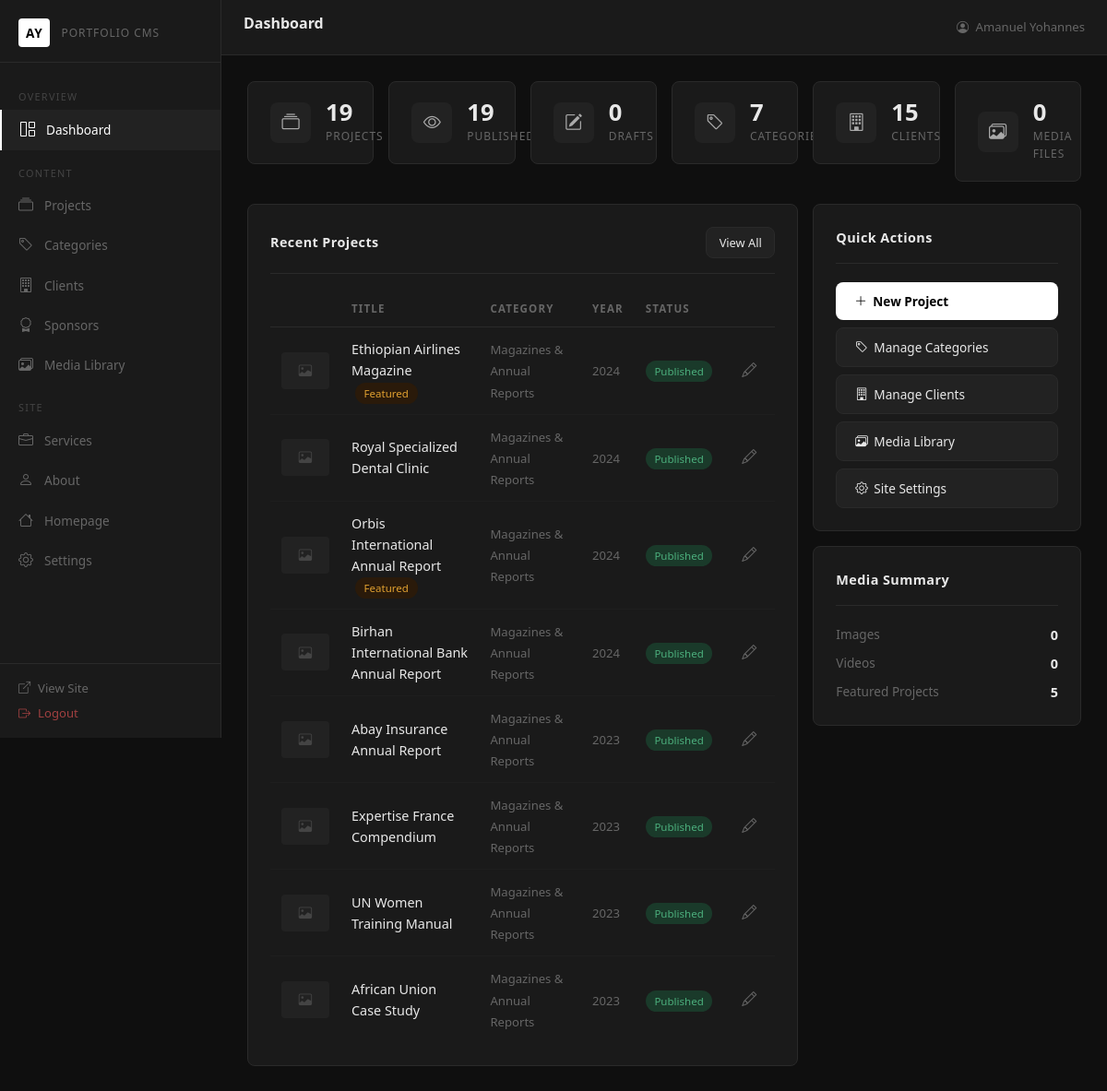
Page /admin/dashboard.php (signed in) on the committed database.
### tables this page shows
CREATE TABLE `projects` (
  `id` int(11) NOT NULL AUTO_INCREMENT,
  `category_id` int(11) DEFAULT NULL,
  `client_id` int(11) DEFAULT NULL,
  `title` varchar(200) NOT NULL,
  `slug` varchar(220) NOT NULL,
  `short_description` varchar(300) DEFAULT NULL,
  `description` text DEFAULT NULL,
  `year` year DEFAULT NULL,
  `cover_image` varchar(255) DEFAULT NULL,
  `featured` tinyint(1) NOT NULL DEFAULT 0,
  `status` enum('published','draft') NOT NULL DEFAULT 'draft',
  `display_order` int(11) NOT NULL DEFAULT 0,
  `created_at` datetime NOT NULL DEFAULT CURRENT_TIMESTAMP,
  `updated_at` datetime NOT NULL DEFAULT CURRENT_TIMESTAMP ON UPDATE CURRENT_TIMESTAMP,
  PRIMARY KEY (`id`),
  UNIQUE KEY `slug` (`slug`),
  KEY `category_id` (`category_id`),
  KEY `client_id` (`client_id`),
  CONSTRAINT `fk_project_category` FOREIGN KEY (`category_id`) REFERENCES `categories` (`id`) ON DELETE SET NULL,
  CONSTRAINT `fk_project_client` FOREIGN KEY (`client_id`) REFERENCES `clients` (`id`) ON DELETE SET NULL
);

CREATE TABLE `categories` (
  `id` int(11) NOT NULL AUTO_INCREMENT,
  `name` varchar(100) NOT NULL,
  `slug` varchar(120) NOT NULL,
  `display_order` int(11) NOT NULL DEFAULT 0,
  `created_at` datetime NOT NULL DEFAULT CURRENT_TIMESTAMP,
  PRIMARY KEY (`id`),
  UNIQUE KEY `slug` (`slug`)
);

### includes/functions.php (called while the page is built, shortened)
<?php
function e(string $s): string {
    return htmlspecialchars($s, ENT_QUOTES | ENT_SUBSTITUTE, 'UTF-8');
}

### admin/dashboard.php (the view, shortened to what this page needs)
<?php
$db = db();
$stats = [
    'total_projects'     => $db->query('SELECT COUNT(*) FROM projects')->fetchColumn(),
    'published_projects' => $db->query('SELECT COUNT(*) FROM projects WHERE status="published"')->fetchColumn(),
    'draft_projects'     => $db->query('SELECT COUNT(*) FROM projects WHERE status="draft"')->fetchColumn(),
    'featured_projects'  => $db->query('SELECT COUNT(*) FROM projects WHERE featured=1 AND status="published"')->fetchColumn(),
    'categories'         => $db->query('SELECT COUNT(*) FROM categories')->fetchColumn(),
    'clients'            => $db->query('SELECT COUNT(*) FROM clients WHERE status="active"')->fetchColumn(),
    'total_media'        => $db->query('SELECT COUNT(*) FROM media')->fetchColumn(),
    'images'             => $db->query('SELECT COUNT(*) FROM media WHERE type="image"')->fetchColumn(),
    'videos'             => $db->query('SELECT COUNT(*) FROM media WHERE type="video"')->fetchColumn(),
];
$recentProjects = $db->query(
    'SELECT p.*, c.name AS category_name FROM projects p
     LEFT JOIN categories c ON p.category_id = c.id
     ORDER BY p.created_at DESC LIMIT 8'
)->fetchAll();
include __DIR__ . '/includes/header.php';
?>
<div class="row g-3 mb-4">
    <div class="col-6 col-md-4 col-lg-2">
        <div class="stat-card">
            <div class="stat-icon"><i class="bi bi-collection"></i></div>
            <div>
                <div class="stat-value"><?= $stats['total_projects'] ?></div>
                <div class="stat-label">Projects</div>
            </div>
        </div>
    </div>
    <div class="col-6 col-md-4 col-lg-2">
        <div class="stat-card">
            <div class="stat-icon"><i class="bi bi-eye"></i></div>
            <div>
                <div class="stat-value"><?= $stats['published_projects'] ?></div>
                <div class="stat-label">Published</div>
            </div>
        </div>
    </div>
    <div class="col-6 col-md-4 col-lg-2">
        <div class="stat-card">
            <div class="stat-icon"><i class="bi bi-pencil-square"></i></div>
            <div>
                <div class="stat-value"><?= $stats['draft_projects'] ?></div>
                <div class="stat-label">Drafts</div>
            </div>
        </div>
    </div>
    <div class="col-6 col-md-4 col-lg-2">
        <div class="stat-card">
            <div class="stat-icon"><i class="bi bi-tag"></i></div>
            <div>
                <div class="stat-value"><?= $stats['categories'] ?></div>
                <div class="stat-label">Categories</div>
            </div>
        </div>
    </div>
    <div class="col-6 col-md-4 col-lg-2">
        <div class="stat-card">
            <div class="stat-icon"><i class="bi bi-building"></i></div>
            <div>
                <div class="stat-value"><?= $stats['clients'] ?></div>
                <div class="stat-label">Clients</div>
            </div>
        </div>
    </div>
    <div class="col-6 col-md-4 col-lg-2">
        <div class="stat-card">
            <div class="stat-icon"><i class="bi bi-images"></i></div>
            <div>
                <div class="stat-value"><?= $stats['total_media'] ?></div>
                <div class="stat-label">Media Files</div>
            </div>
        </div>
    </div>
</div>
<div class="row g-3">
    <div class="col-lg-8">
        <div class="admin-card">
            <div class="admin-card-header">
                <span class="admin-card-title">Recent Projects</span>
                <a href="<?= BASE_URL ?>/admin/projects.php" class="btn-admin-secondary" style="padding:0.35rem 0.85rem;font-size:0.8rem;">View All</a>
            </div>
            <div class="d-none d-md-block">
            <table class="admin-table">
                <thead>
                    <tr>
                        <th></th>
                        <th>Title</th>
                        <th>Category</th>
                        <th>Year</th>
                        <th>Status</th>
                        <th></th>
                    </tr>
                </thead>
                <tbody>
                <?php foreach ($recentProjects as $p): ?>
                <tr>
                    <td>
                        <?php if ($p['cover_image']): ?>
                        <img src="<?= e(assetUrl($p['cover_image'])) ?>" class="table-thumb" alt="">
                        <?php else: ?>
                        <div class="table-thumb-placeholder"><i class="bi bi-image"></i></div>
                        <?php endif; ?>
                    </td>
                    <td>
                        <span style="font-weight:500"><?= e($p['title']) ?></span>
                        <?php if ($p['featured']): ?><span class="badge-featured ms-1">Featured</span><?php endif; ?>
                    </td>
                    <td><span style="color:var(--text-muted);font-size:0.82rem"><?= e($p['category_name'] ?? '—') ?></span></td>
                    <td><span style="color:var(--text-muted);font-size:0.82rem"><?= e($p['year'] ?? '—') ?></span></td>
                    <td><span class="badge-<?= $p['status'] ?>"><?= ucfirst($p['status']) ?></span></td>
                    <td>
                        <a href="<?= BASE_URL ?>/admin/project-edit.php?id=<?= $p['id'] ?>" class="btn-icon" title="Edit"><i class="bi bi-pencil"></i></a>
                    </td>
                </tr>
                <?php endforeach; ?>
                </tbody>
            </table>
            </div>
        </div>
    </div>
    <div class="col-lg-4">
        <div class="admin-card mb-3">
            <div class="admin-card-header">
                <span class="admin-card-title">Quick Actions</span>
            </div>
            <div class="d-flex flex-column gap-2 quick-actions-grid">
                <a href="<?= BASE_URL ?>/admin/project-create.php" class="btn-admin-primary"><i class="bi bi-plus-lg"></i> New Project</a>
                <a href="<?= BASE_URL ?>/admin/categories.php" class="btn-admin-secondary"><i class="bi bi-tag"></i> Manage Categories</a>
                <a href="<?= BASE_URL ?>/admin/clients.php" class="btn-admin-secondary"><i class="bi bi-building"></i> Manage Clients</a>
                <a href="<?= BASE_URL ?>/admin/media.php" class="btn-admin-secondary"><i class="bi bi-images"></i> Media Library</a>
                <a href="<?= BASE_URL ?>/admin/settings.php" class="btn-admin-secondary"><i class="bi bi-gear"></i> Site Settings</a>
            </div>
        </div>
        <div class="admin-card">
            <div class="admin-card-header">
                <span class="admin-card-title">Media Summary</span>
            </div>
            <div class="d-flex justify-content-between mb-2">
                <span style="color:var(--text-muted);font-size:0.85rem">Images</span>
                <span style="font-weight:600"><?= $stats['images'] ?></span>
            </div>
            <div class="d-flex justify-content-between mb-2">
                <span style="color:var(--text-muted);font-size:0.85rem">Videos</span>
                <span style="font-weight:600"><?= $stats['videos'] ?></span>
            </div>
            <div class="d-flex justify-content-between">
                <span style="color:var(--text-muted);font-size:0.85rem">Featured Projects</span>
                <span style="font-weight:600"><?= $stats['featured_projects'] ?></span>
            </div>
        </div>
    </div>
</div>
<?php include __DIR__ . '/includes/footer.php'; ?>

### assets/css/admin.css (style rules this page uses)
:root { --sidebar-w: 240px; --topbar-h: 60px; --bg: #0f0f0f; --surface: #1a1a1a; --surface2: #222; --border: #2a2a2a; --text: #e8e8e8; --text-muted: #666; --accent: #fff; --accent-dim: #aaa; --danger: #e05555; --success: #4caf7d; --warning: #e0a030; --info: #4a9eff; --radius: 8px; --transition: 0.2s ease; }
*, *::before, *::after { box-sizing: border-box; margin: 0; padding: 0; }
body { font-family: 'Segoe UI', system-ui, -apple-system, sans-serif; background: var(--bg); color: var(--text); font-size: 0.9rem; line-height: 1.6; }
.admin-card { background: var(--surface); border: 1px solid var(--border); border-radius: var(--radius); padding: 1.5rem; margin-bottom: 1.5rem; }
.admin-card-header { display: flex; align-items: center; justify-content: space-between; margin-bottom: 1.25rem; padding-bottom: 1rem; border-bottom: 1px solid var(--border); }
.admin-card-title { font-size: 0.9rem; font-weight: 600; color: var(--text); letter-spacing: 0.03em; }
.stat-card { background: var(--surface); border: 1px solid var(--border); border-radius: var(--radius); padding: 1.25rem 1.5rem; display: flex; align-items: center; gap: 1rem; }
.stat-icon { width: 44px; height: 44px; border-radius: 8px; background: var(--surface2); display: flex; align-items: center; justify-content: center; font-size: 1.2rem; color: var(--accent-dim); flex-shrink: 0; }
.stat-value { font-size: 1.6rem; font-weight: 700; color: var(--text); line-height: 1; }
.stat-label { font-size: 0.75rem; color: var(--text-muted); text-transform: uppercase; letter-spacing: 0.08em; margin-top: 0.2rem; }
.admin-table { width: 100%; border-collapse: collapse; }
.admin-table th { font-size: 0.72rem; letter-spacing: 0.1em; text-transform: uppercase; color: var(--text-muted); padding: 0.6rem 0.75rem; border-bottom: 1px solid var(--border); text-align: left; white-space: nowrap; }
.admin-table td { padding: 0.75rem; border-bottom: 1px solid #1e1e1e; color: var(--text); vertical-align: middle; }
.admin-table tr:last-child td { border-bottom: none; }
.badge-published { background: #1a3a2a; color: #4caf7d; font-size: 0.72rem; padding: 0.25rem 0.6rem; border-radius: 20px; }
.badge-featured { background: #2a1a0a; color: #e0a030; font-size: 0.72rem; padding: 0.25rem 0.6rem; border-radius: 20px; }
.btn-admin-primary { background: #fff; color: #000; border: none; padding: 0.6rem 1.25rem; border-radius: var(--radius); font-size: 0.85rem; font-weight: 600; cursor: pointer; transition: background var(--transition); text-decoration: none; display: inline-flex; align-items: center; gap: 0.4rem; }
.btn-admin-secondary { background: var(--surface2); color: var(--text); border: 1px solid var(--border); padding: 0.6rem 1.25rem; border-radius: var(--radius); font-size: 0.85rem; cursor: pointer; transition: background var(--transition); text-decoration: none; display: inline-flex; align-items: center; gap: 0.4rem; }
.btn-icon { background: none; border: none; color: var(--text-muted); padding: 0.3rem 0.5rem; border-radius: 4px; cursor: pointer; font-size: 1rem; transition: color var(--transition), background var(--transition); text-decoration: none; display: inline-flex; align-items: center; }
.table-thumb-placeholder { width: 52px; height: 40px; background: var(--surface2); border-radius: 4px; display: flex; align-items: center; justify-content: center; color: #444; font-size: 0.9rem; }

### rows in the picture
projects: title "Ethiopian Airlines Magazine", featured "Featured", category.name "Magazines & Annual Reports", year "2024", status "Published"
projects: title "Royal Specialized Dental Clinic", category.name "Magazines & Annual Reports", year "2024", status "Published"
projects: title "Orbis International Annual Report", featured "Featured", category.name "Magazines & Annual Reports", year "2024", status "Published"
projects: title "Birhan International Bank Annual Report", category.name "Magazines & Annual Reports", year "2024", status "Published"
projects: title "Abay Insurance Annual Report", category.name "Magazines & Annual Reports", year "2023", status "Published"
projects: title "Expertise France Compendium", category.name "Magazines & Annual Reports", year "2023", status "Published"
projects: title "UN Women Training Manual", category.name "Magazines & Annual Reports", year "2023", status "Published"
projects: title "African Union Case Study", category.name "Magazines & Annual Reports", year "2023", status "Published"

### other values in the picture
$pageTitle "Dashboard"
$_SESSION['admin_name'] "Amanuel Yohannes"
$stats['total_projects'] "19"
$stats['published_projects'] "19"
$stats['draft_projects'] "0"
$stats['categories'] "7"
$stats['clients'] "15"
$stats['total_media'] "0"
$stats['images'] "0"
$stats['videos'] "0"
$stats['featured_projects'] "5"
